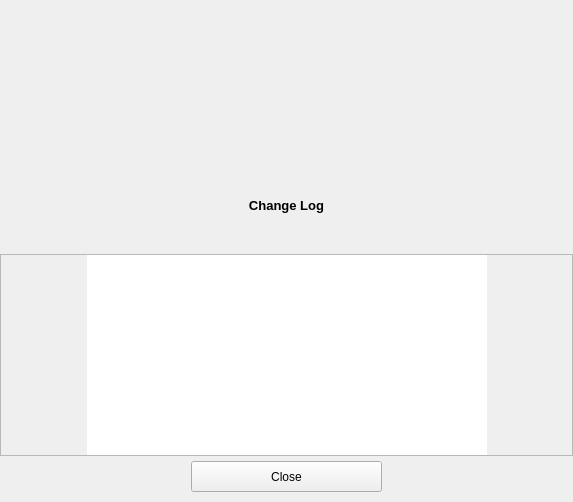
<?xml version="1.0" encoding="UTF-8"?>
<ui version="4.0">
 <class>ChangeLogScrollWidget</class>
 <widget class="QWidget" name="ChangeLogScrollWidget">
  <property name="geometry">
   <rect>
    <x>0</x>
    <y>0</y>
    <width>573</width>
    <height>502</height>
   </rect>
  </property>
  <property name="sizePolicy">
   <sizepolicy hsizetype="MinimumExpanding" vsizetype="MinimumExpanding">
    <horstretch>0</horstretch>
    <verstretch>0</verstretch>
   </sizepolicy>
  </property>
  <property name="maximumSize">
   <size>
    <width>16777215</width>
    <height>502</height>
   </size>
  </property>
  <property name="windowTitle">
   <string>Form</string>
  </property>
  <layout class="QVBoxLayout" name="verticalLayout_2">
   <property name="spacing">
    <number>0</number>
   </property>
   <property name="leftMargin">
    <number>0</number>
   </property>
   <property name="topMargin">
    <number>5</number>
   </property>
   <property name="rightMargin">
    <number>0</number>
   </property>
   <property name="bottomMargin">
    <number>10</number>
   </property>
   <item>
    <widget class="QLabel" name="ringLogo">
     <property name="sizePolicy">
      <sizepolicy hsizetype="MinimumExpanding" vsizetype="Maximum">
       <horstretch>0</horstretch>
       <verstretch>0</verstretch>
      </sizepolicy>
     </property>
     <property name="minimumSize">
      <size>
       <width>400</width>
       <height>180</height>
      </size>
     </property>
     <property name="maximumSize">
      <size>
       <width>16777215</width>
       <height>180</height>
      </size>
     </property>
     <property name="text">
      <string/>
     </property>
     <property name="pixmap">
      <pixmap resource="../../resources/ressources.qrc">:/images/logo-jami-standard-coul.png</pixmap>
     </property>
     <property name="scaledContents">
      <bool>false</bool>
     </property>
     <property name="alignment">
      <set>Qt::AlignCenter</set>
     </property>
     <property name="wordWrap">
      <bool>false</bool>
     </property>
    </widget>
   </item>
   <item>
    <spacer name="verticalSpacer_3">
     <property name="orientation">
      <enum>Qt::Vertical</enum>
     </property>
     <property name="sizeType">
      <enum>QSizePolicy::Fixed</enum>
     </property>
     <property name="sizeHint" stdset="0">
      <size>
       <width>20</width>
       <height>5</height>
      </size>
     </property>
    </spacer>
   </item>
   <item>
    <layout class="QHBoxLayout" name="horizontalLayout_13">
     <property name="spacing">
      <number>0</number>
     </property>
     <item>
      <spacer name="horizontalSpacer_15">
       <property name="orientation">
        <enum>Qt::Horizontal</enum>
       </property>
       <property name="sizeHint" stdset="0">
        <size>
         <width>40</width>
         <height>20</height>
        </size>
       </property>
      </spacer>
     </item>
     <item>
      <widget class="QLabel" name="changeLoglabel">
       <property name="sizePolicy">
        <sizepolicy hsizetype="MinimumExpanding" vsizetype="MinimumExpanding">
         <horstretch>0</horstretch>
         <verstretch>0</verstretch>
        </sizepolicy>
       </property>
       <property name="minimumSize">
        <size>
         <width>0</width>
         <height>30</height>
        </size>
       </property>
       <property name="maximumSize">
        <size>
         <width>16777215</width>
         <height>30</height>
        </size>
       </property>
       <property name="font">
        <font>
         <pointsize>10</pointsize>
         <weight>75</weight>
         <bold>true</bold>
        </font>
       </property>
       <property name="text">
        <string>Change Log</string>
       </property>
       <property name="alignment">
        <set>Qt::AlignCenter</set>
       </property>
      </widget>
     </item>
     <item>
      <spacer name="horizontalSpacer_16">
       <property name="orientation">
        <enum>Qt::Horizontal</enum>
       </property>
       <property name="sizeHint" stdset="0">
        <size>
         <width>40</width>
         <height>20</height>
        </size>
       </property>
      </spacer>
     </item>
    </layout>
   </item>
   <item>
    <spacer name="verticalSpacer">
     <property name="orientation">
      <enum>Qt::Vertical</enum>
     </property>
     <property name="sizeType">
      <enum>QSizePolicy::Fixed</enum>
     </property>
     <property name="sizeHint" stdset="0">
      <size>
       <width>20</width>
       <height>5</height>
      </size>
     </property>
    </spacer>
   </item>
   <item>
    <widget class="QLabel" name="versionLabel">
     <property name="sizePolicy">
      <sizepolicy hsizetype="MinimumExpanding" vsizetype="MinimumExpanding">
       <horstretch>0</horstretch>
       <verstretch>0</verstretch>
      </sizepolicy>
     </property>
     <property name="minimumSize">
      <size>
       <width>400</width>
       <height>24</height>
      </size>
     </property>
     <property name="maximumSize">
      <size>
       <width>16777215</width>
       <height>24</height>
      </size>
     </property>
     <property name="text">
      <string/>
     </property>
     <property name="alignment">
      <set>Qt::AlignCenter</set>
     </property>
    </widget>
   </item>
   <item>
    <spacer name="verticalSpacer_2">
     <property name="orientation">
      <enum>Qt::Vertical</enum>
     </property>
     <property name="sizeType">
      <enum>QSizePolicy::Fixed</enum>
     </property>
     <property name="sizeHint" stdset="0">
      <size>
       <width>20</width>
       <height>5</height>
      </size>
     </property>
    </spacer>
   </item>
   <item>
    <widget class="QScrollArea" name="changeLogScrollArea">
     <property name="sizePolicy">
      <sizepolicy hsizetype="MinimumExpanding" vsizetype="MinimumExpanding">
       <horstretch>0</horstretch>
       <verstretch>0</verstretch>
      </sizepolicy>
     </property>
     <property name="minimumSize">
      <size>
       <width>400</width>
       <height>0</height>
      </size>
     </property>
     <property name="maximumSize">
      <size>
       <width>16777215</width>
       <height>16777215</height>
      </size>
     </property>
     <property name="lineWidth">
      <number>1</number>
     </property>
     <property name="verticalScrollBarPolicy">
      <enum>Qt::ScrollBarAlwaysOff</enum>
     </property>
     <property name="widgetResizable">
      <bool>true</bool>
     </property>
     <widget class="QWidget" name="changeLogContents">
      <property name="geometry">
       <rect>
        <x>0</x>
        <y>0</y>
        <width>571</width>
        <height>202</height>
       </rect>
      </property>
      <property name="sizePolicy">
       <sizepolicy hsizetype="MinimumExpanding" vsizetype="MinimumExpanding">
        <horstretch>0</horstretch>
        <verstretch>0</verstretch>
       </sizepolicy>
      </property>
      <property name="minimumSize">
       <size>
        <width>400</width>
        <height>0</height>
       </size>
      </property>
      <property name="maximumSize">
       <size>
        <width>16777215</width>
        <height>16777215</height>
       </size>
      </property>
      <layout class="QVBoxLayout" name="verticalLayout">
       <property name="spacing">
        <number>0</number>
       </property>
       <property name="leftMargin">
        <number>0</number>
       </property>
       <property name="topMargin">
        <number>0</number>
       </property>
       <property name="rightMargin">
        <number>0</number>
       </property>
       <property name="bottomMargin">
        <number>0</number>
       </property>
       <item>
        <layout class="QHBoxLayout" name="horizontalLayout_2">
         <property name="spacing">
          <number>0</number>
         </property>
         <item>
          <spacer name="horizontalSpacer_3">
           <property name="orientation">
            <enum>Qt::Horizontal</enum>
           </property>
           <property name="sizeHint" stdset="0">
            <size>
             <width>40</width>
             <height>20</height>
            </size>
           </property>
          </spacer>
         </item>
         <item>
          <widget class="QTextEdit" name="logTextEdit">
           <property name="sizePolicy">
            <sizepolicy hsizetype="MinimumExpanding" vsizetype="MinimumExpanding">
             <horstretch>0</horstretch>
             <verstretch>0</verstretch>
            </sizepolicy>
           </property>
           <property name="minimumSize">
            <size>
             <width>400</width>
             <height>200</height>
            </size>
           </property>
           <property name="maximumSize">
            <size>
             <width>16777215</width>
             <height>16777215</height>
            </size>
           </property>
           <property name="frameShape">
            <enum>QFrame::NoFrame</enum>
           </property>
           <property name="verticalScrollBarPolicy">
            <enum>Qt::ScrollBarAlwaysOff</enum>
           </property>
           <property name="readOnly">
            <bool>true</bool>
           </property>
           <property name="html">
            <string notr="true">&lt;!DOCTYPE HTML PUBLIC &quot;-//W3C//DTD HTML 4.0//EN&quot; &quot;http://www.w3.org/TR/REC-html40/strict.dtd&quot;&gt;
&lt;html&gt;&lt;head&gt;&lt;meta name=&quot;qrichtext&quot; content=&quot;1&quot; /&gt;&lt;style type=&quot;text/css&quot;&gt;
p, li { white-space: pre-wrap; }
&lt;/style&gt;&lt;/head&gt;&lt;body style=&quot; font-family:'MS Shell Dlg 2'; font-size:7.8pt; font-weight:400; font-style:normal;&quot;&gt;
&lt;p style=&quot;-qt-paragraph-type:empty; margin-top:0px; margin-bottom:12px; margin-left:0px; margin-right:0px; -qt-block-indent:0; text-indent:0px; font-family:'MS Shell Dlg 2'; font-size:8pt;&quot;&gt;&lt;br /&gt;&lt;/p&gt;&lt;/body&gt;&lt;/html&gt;</string>
           </property>
          </widget>
         </item>
         <item>
          <spacer name="horizontalSpacer_4">
           <property name="orientation">
            <enum>Qt::Horizontal</enum>
           </property>
           <property name="sizeHint" stdset="0">
            <size>
             <width>40</width>
             <height>20</height>
            </size>
           </property>
          </spacer>
         </item>
        </layout>
       </item>
      </layout>
     </widget>
    </widget>
   </item>
   <item>
    <spacer name="verticalSpacer_4">
     <property name="orientation">
      <enum>Qt::Vertical</enum>
     </property>
     <property name="sizeType">
      <enum>QSizePolicy::Fixed</enum>
     </property>
     <property name="sizeHint" stdset="0">
      <size>
       <width>20</width>
       <height>5</height>
      </size>
     </property>
    </spacer>
   </item>
   <item>
    <layout class="QHBoxLayout" name="horizontalLayout">
     <property name="spacing">
      <number>0</number>
     </property>
     <item>
      <spacer name="horizontalSpacer">
       <property name="orientation">
        <enum>Qt::Horizontal</enum>
       </property>
       <property name="sizeHint" stdset="0">
        <size>
         <width>40</width>
         <height>20</height>
        </size>
       </property>
      </spacer>
     </item>
     <item>
      <widget class="QPushButton" name="logCloseButton">
       <property name="sizePolicy">
        <sizepolicy hsizetype="MinimumExpanding" vsizetype="MinimumExpanding">
         <horstretch>0</horstretch>
         <verstretch>0</verstretch>
        </sizepolicy>
       </property>
       <property name="minimumSize">
        <size>
         <width>0</width>
         <height>30</height>
        </size>
       </property>
       <property name="text">
        <string>Close</string>
       </property>
      </widget>
     </item>
     <item>
      <spacer name="horizontalSpacer_2">
       <property name="orientation">
        <enum>Qt::Horizontal</enum>
       </property>
       <property name="sizeHint" stdset="0">
        <size>
         <width>40</width>
         <height>20</height>
        </size>
       </property>
      </spacer>
     </item>
    </layout>
   </item>
  </layout>
 </widget>
 <resources>
  <include location="../../resources/ressources.qrc"/>
 </resources>
 <connections/>
</ui>
